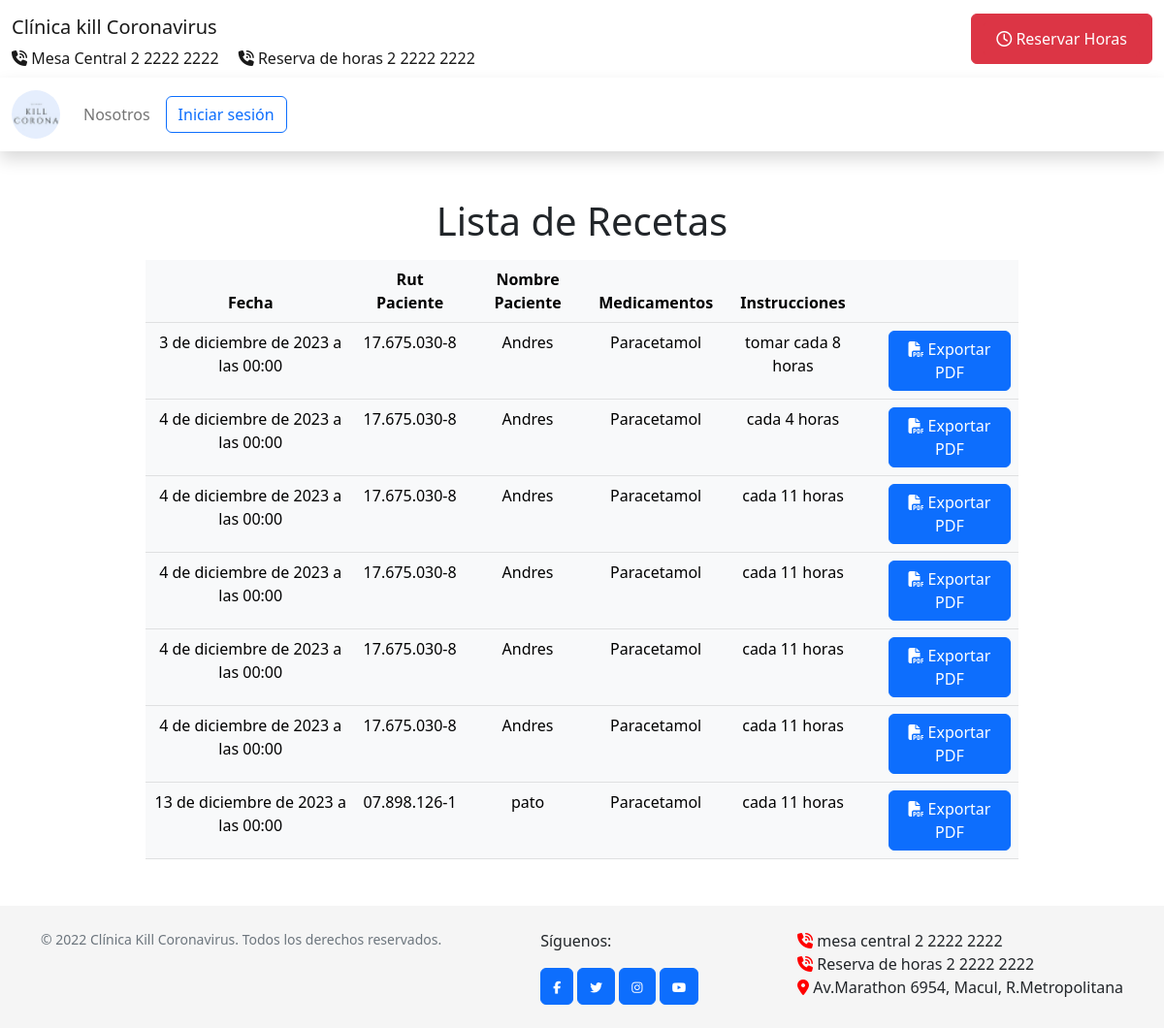
/receta/listar, run on an earlier commit of the app's database.
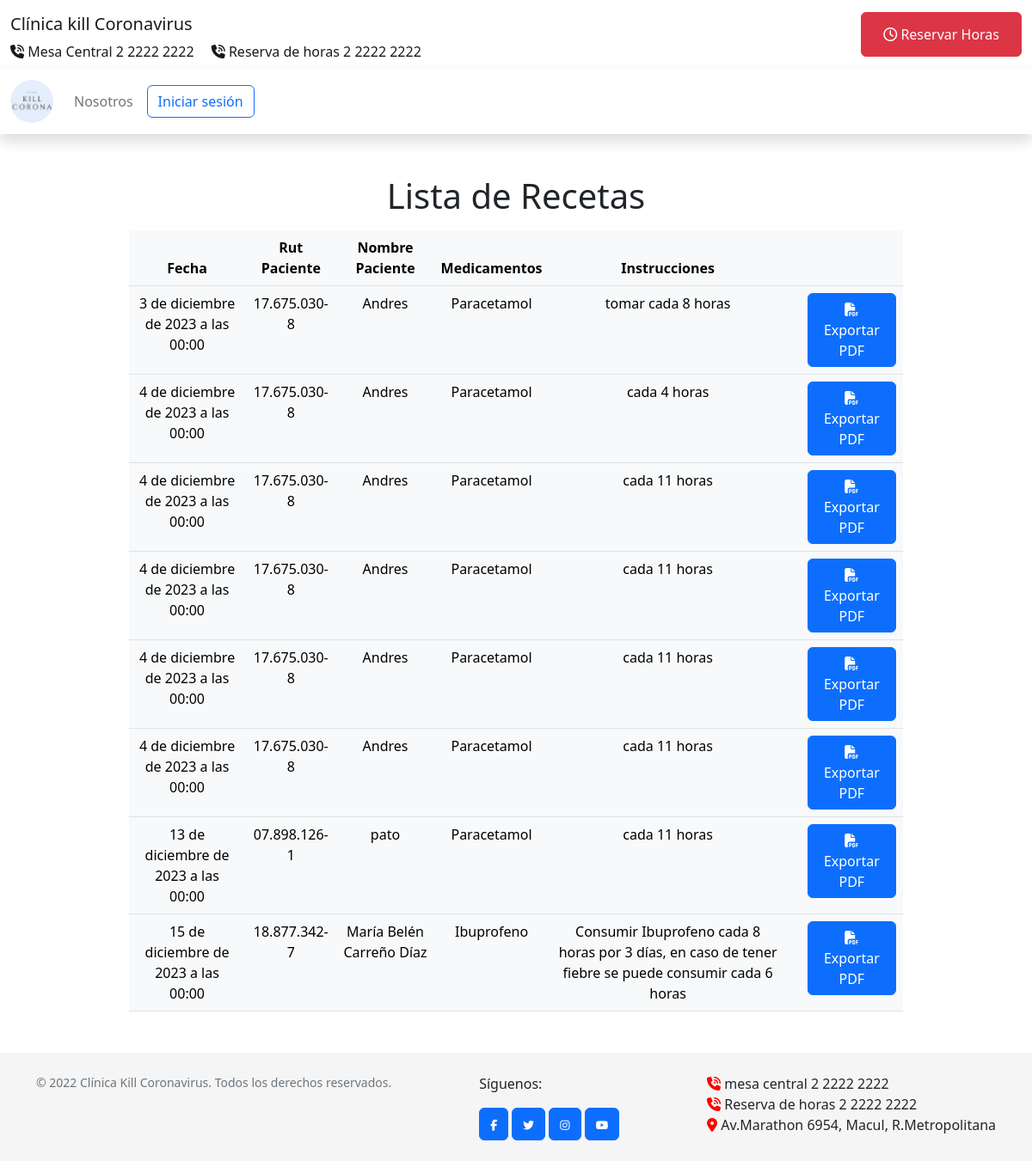
And on a later commit of the database.
### clinicaApp/models.py (models this page shows, shortened)
class Receta(models.Model):
    id_receta = models.AutoField(primary_key=True)
    fecha = models.DateTimeField()
    sexo = models.CharField(max_length=20)
    edad = models.CharField(max_length=20)
    instrucciones = models.CharField(max_length=500)
    medicamentos = models.ForeignKey(Medicamentos, on_delete=models.CASCADE, null=True)
    rutPaciente = models.ForeignKey(Paciente, on_delete=models.CASCADE, default=1)

class Paciente(models.Model):
    rut_paciente = models.CharField(max_length=13, primary_key=True)
    nombre_paciente = models.CharField(max_length=150)
    direccion_paciente = models.CharField(max_length=200)
    telefono_paciente = models.CharField(max_length=20)
    correo_paciente = models.CharField(max_length=150)
    tipousuario = models.ForeignKey(Tipousuario, on_delete=models.CASCADE, default=1)

class Medicamentos(models.Model):
    id_medicamento = models.AutoField(primary_key=True)
    nombre_medicamento = models.CharField(max_length=100)
    gramos = models.FloatField()

### clinicaApp/views.py (the view)
# urls.py: path('receta/listar', views.recetaListar, name='recetaListar'),
def recetaListar(request):
    recetas = Receta.objects.all()
    return render(request, 'receta_listar.html', {'recetas': recetas})

### clinicaApp/templates/receta_listar.html (shortened to what this page needs)
{% extends 'clinicaweb.html' %}
{% block content %}
    <h1 class="text-center mt-5">Lista de Recetas</h1>
    <table class="table table-light w-75 mx-auto mt-2 mb-5 text-center">
        <thead class="thead-dark">
            <tr>
                <th>Fecha</th>
                <th>Rut Paciente</th>
                <th>Nombre Paciente</th>
                <th>Medicamentos</th>
                <th>Instrucciones</th>
                <th></th>
                <th></th>
            </tr>
        </thead>
        <tbody>
            {% for receta in recetas %}
                <tr>
                    <td>{{ receta.fecha }}</td>
                    <td>{{ receta.rutPaciente.rut_paciente }}</td>
                    <td>{{ receta.rutPaciente.nombre_paciente }}</td>
                    <td>{{ receta.medicamentos.nombre_medicamento }}</td>
                    <td>{{ receta.instrucciones }}</td>
                    <td></td>
                    <td>
                        <form action="{% url 'exportar_pdf' receta.id_receta %}" method="get">
                            <button class="btn btn-primary" title="Exportar a PDF">
                                <i class="fa fa-file-pdf"></i> Exportar PDF
                            </button>
                        </form>
                    </td>
                </tr>
            {% empty %}
                <tr>
                    <td colspan="7" class="text-center">No hay recetas registradas.</td>
                </tr>
            {% endfor %}
        </tbody>
    </table>
    {% include 'footer.html' %}
{% endblock %}

What changed in the data, as far as the page shows it:
added Receta: fecha "15 de diciembre de 2023 a las 00:00", rutPaciente.rut_paciente "18.877.342-7", rutPaciente.nombre_paciente "María Belén Carreño Díaz", medicamentos.nombre_medicamento "Ibuprofeno", instrucciones "Consumir Ibuprofeno cada 8 horas por 3 días, en caso de tener fiebre se puede consumir cada 6 horas"
